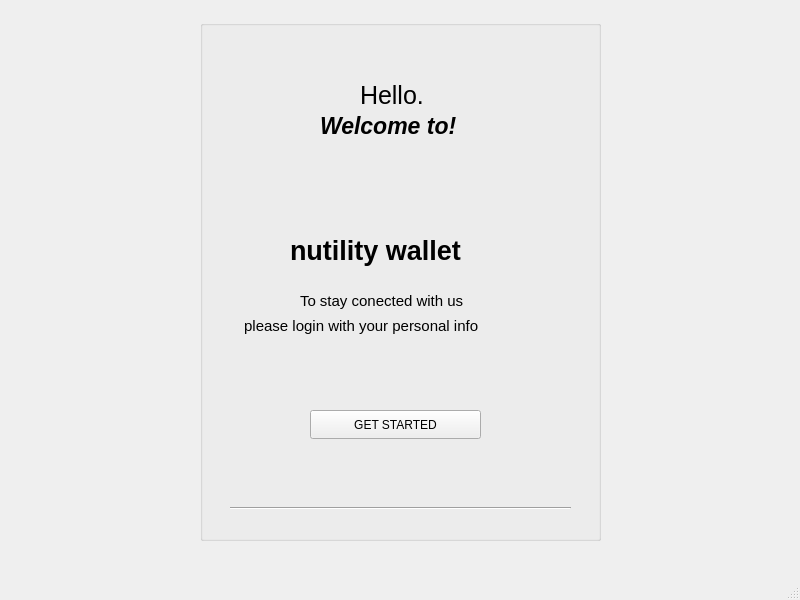
<?xml version="1.0" encoding="UTF-8"?>
<ui version="4.0">
 <class>MainWindow</class>
 <widget class="QMainWindow" name="MainWindow">
  <property name="geometry">
   <rect>
    <x>0</x>
    <y>0</y>
    <width>800</width>
    <height>600</height>
   </rect>
  </property>
  <property name="windowTitle">
   <string>MainWindow</string>
  </property>
  <widget class="QWidget" name="centralwidget">
   <widget class="QGroupBox" name="groupBox">
    <property name="geometry">
     <rect>
      <x>200</x>
      <y>20</y>
      <width>401</width>
      <height>521</height>
     </rect>
    </property>
    <property name="title">
     <string/>
    </property>
    <widget class="QLabel" name="label">
     <property name="geometry">
      <rect>
       <x>120</x>
       <y>90</y>
       <width>181</width>
       <height>31</height>
      </rect>
     </property>
     <property name="font">
      <font>
       <pointsize>17</pointsize>
       <italic>true</italic>
       <bold>true</bold>
       <underline>false</underline>
      </font>
     </property>
     <property name="text">
      <string>Welcome to!</string>
     </property>
    </widget>
    <widget class="QLabel" name="label_2">
     <property name="geometry">
      <rect>
       <x>90</x>
       <y>210</y>
       <width>221</width>
       <height>41</height>
      </rect>
     </property>
     <property name="font">
      <font>
       <pointsize>20</pointsize>
       <italic>false</italic>
       <bold>true</bold>
       <underline>false</underline>
      </font>
     </property>
     <property name="text">
      <string>nutility wallet</string>
     </property>
    </widget>
    <widget class="QLabel" name="label_3">
     <property name="geometry">
      <rect>
       <x>100</x>
       <y>260</y>
       <width>201</width>
       <height>41</height>
      </rect>
     </property>
     <property name="font">
      <font>
       <pointsize>11</pointsize>
      </font>
     </property>
     <property name="text">
      <string>To stay conected with us</string>
     </property>
    </widget>
    <widget class="QLabel" name="label_4">
     <property name="geometry">
      <rect>
       <x>40</x>
       <y>290</y>
       <width>331</width>
       <height>31</height>
      </rect>
     </property>
     <property name="font">
      <font>
       <pointsize>11</pointsize>
      </font>
     </property>
     <property name="text">
      <string> please login with your personal info</string>
     </property>
    </widget>
    <widget class="QPushButton" name="pushButton">
     <property name="geometry">
      <rect>
       <x>110</x>
       <y>390</y>
       <width>171</width>
       <height>29</height>
      </rect>
     </property>
     <property name="text">
      <string>GET STARTED</string>
     </property>
    </widget>
    <widget class="QLabel" name="label_5">
     <property name="geometry">
      <rect>
       <x>160</x>
       <y>60</y>
       <width>81</width>
       <height>31</height>
      </rect>
     </property>
     <property name="font">
      <font>
       <pointsize>19</pointsize>
      </font>
     </property>
     <property name="text">
      <string>Hello.</string>
     </property>
    </widget>
    <widget class="Line" name="line">
     <property name="geometry">
      <rect>
       <x>30</x>
       <y>480</y>
       <width>341</width>
       <height>16</height>
      </rect>
     </property>
     <property name="orientation">
      <enum>Qt::Orientation::Horizontal</enum>
     </property>
    </widget>
   </widget>
  </widget>
  <widget class="QMenuBar" name="menubar">
   <property name="geometry">
    <rect>
     <x>0</x>
     <y>0</y>
     <width>800</width>
     <height>25</height>
    </rect>
   </property>
  </widget>
  <widget class="QStatusBar" name="statusbar"/>
 </widget>
 <resources/>
 <connections/>
</ui>
